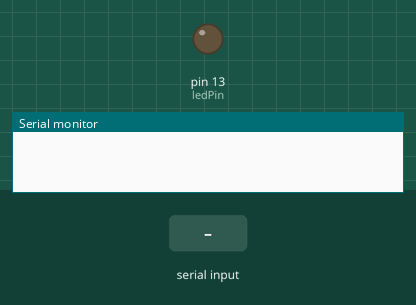
A sketch run on a simulated Arduino Uno, built with avr-gcc and run on an emulated ATmega328P. Shown: output pins drawn as LEDs (lit = HIGH), the last lines printed to the serial monitor. The test bench sets the inputs (shaded band).

Above: at 1.2 s.
1.3 s: byte 1 (1) received over Serial
At 2.0 s:
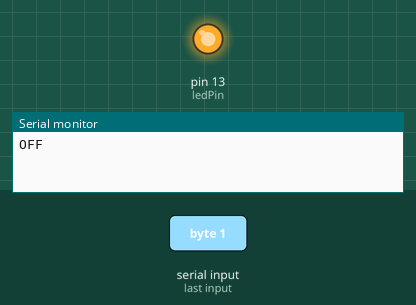
Timing chart, 0 to 4.3 s (numbered marks = the images above; inputs shaded):
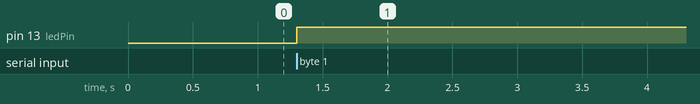

Measured:
- after the input at 1.3 s, pin 13 (ledPin): LOW → HIGH at once

The sketch:

01arduinoSketchOFInterface.ino
```cpp
//code copied from https://maker.pro/arduino/projects/how-to-send-and-receive-data-through-the-openframeworks-platform-using-arduino
// Code to send and receive data from openFrameworks
bool ledState = false; // Variable for storing the led state
int ledPin = 13;

void setup() {
  // Start the serial communication
  Serial.begin(9600);
  pinMode(ledPin, OUTPUT);  // Declaring the LED pin as output
}

void loop() {
  if (Serial.available()) { // If there is any data available
    char inByte = Serial.read(); // store the incoming data
    if (inByte == 1) {    // Whether the received data is '1'
      ledState = !ledState; // Change the LED state
      digitalWrite(ledPin, ledState); // Turn the LED
    }

    if (ledState == true) {
      char mystr[3] = "OFF";
      Serial.write(mystr, 3); // send the response in return
    }
    else if (ledState == false) {
      char mystr[3] = "ON ";
      Serial.write(mystr, 3); // send the response in return
    }
  }
}
```
